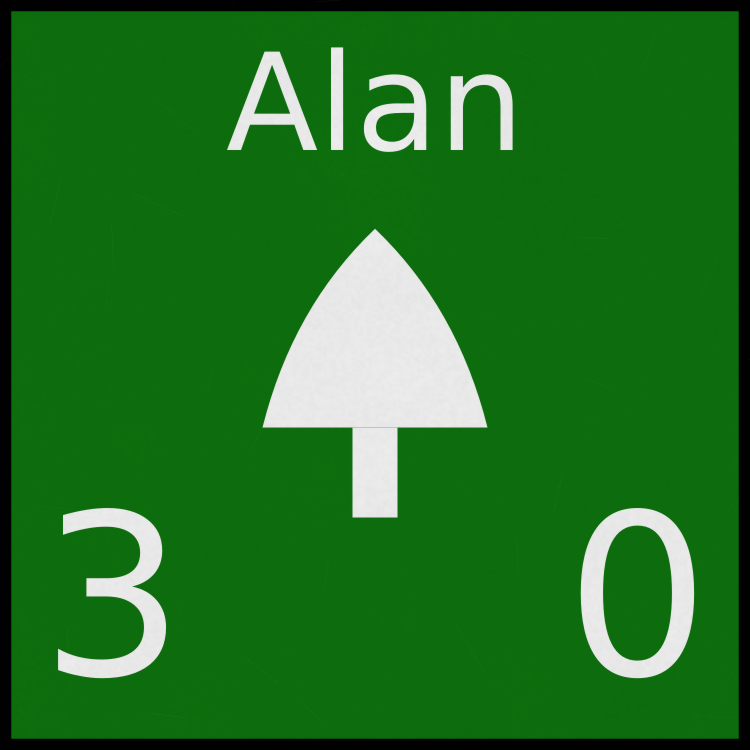
#> input picture UnityProject/Assets/Resources/Art/Counters/Normans/Alan.png, 750 x 750 px
$ python generate_counters.py
#> lines starting #> are read from the running program, lines starting #| are printed output that depends on the picture
#> in style_counter, source is the input picture: PIL image 750x750 RGBA; mean R, G, B, A 33.9, 114.3, 33.9, 255
#> in style_counter, `alpha = source.getchannel("A")`: alpha: PIL image 750x750 L; every value is 255
#!/usr/bin/env python3
"""Create restrained printed-cardboard unit art without changing the sources."""

import hashlib
import math
import random
from pathlib import Path

from PIL import Image, ImageChops, ImageDraw, ImageEnhance, ImageFilter, ImageOps, ImageStat


ROOT = Path(__file__).resolve().parents[1]
SOURCE = ROOT / "Images/Counters"
DESTINATION = ROOT / "UnityProject/Assets/Resources/Art/Counters"


def improve_ink_contrast(image):
    """Lift the darker faction inks before applying the shared paper finish."""
    median = ImageStat.Stat(image).median
#> median = [13, 108, 13]
    red = median[0] > median[1] * 2 and median[0] > median[2] * 2
#> red = False
    green = median[1] > median[0] * 1.5 and median[1] > median[2] * 1.5
#> green = True
    if not red and not green:
        return image

    red_channel, green_channel, blue_channel = image.split()
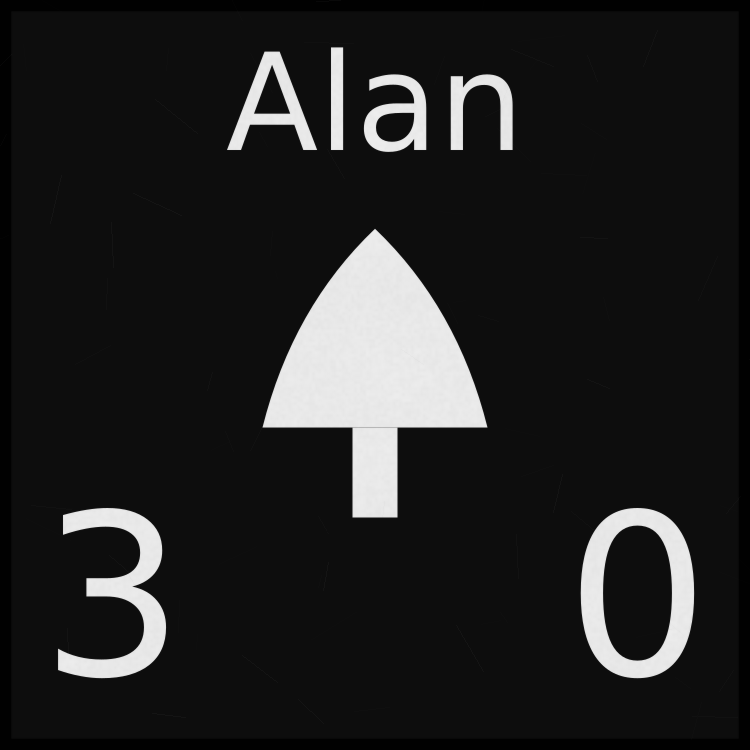
#> red_channel: PIL image 750x750 L; min 1, max 238, mean 33.9
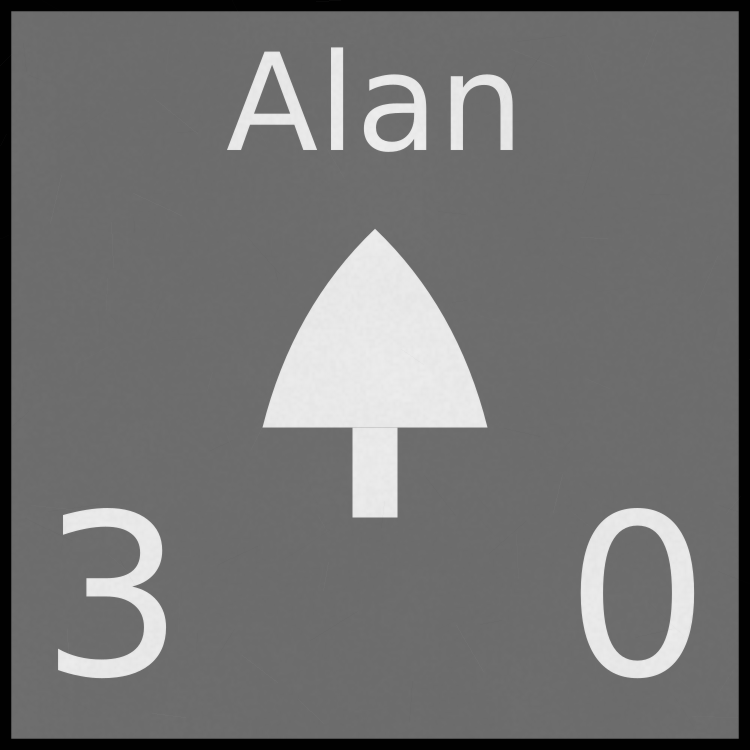
#> green_channel: PIL image 750x750 L; min 1, max 238, mean 114.3
    if red:
        dominance = ImageChops.subtract(red_channel,
                                        ImageChops.lighter(green_channel, blue_channel))
        ink = Image.new("RGB", image.size, (235, 78, 62))
    else:
        dominance = ImageChops.subtract(green_channel,
                                        ImageChops.lighter(red_channel, blue_channel))
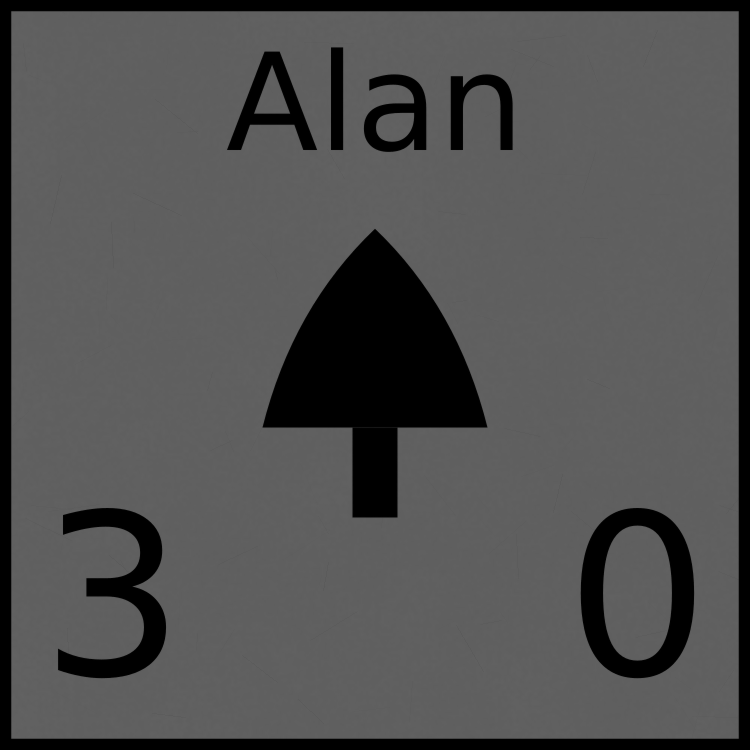
#> dominance: PIL image 750x750 L; min 0, max 98, mean 80.4
        # The supplied green is only half intensity, so normalize its mask.
        dominance = ImageEnhance.Brightness(dominance).enhance(2)
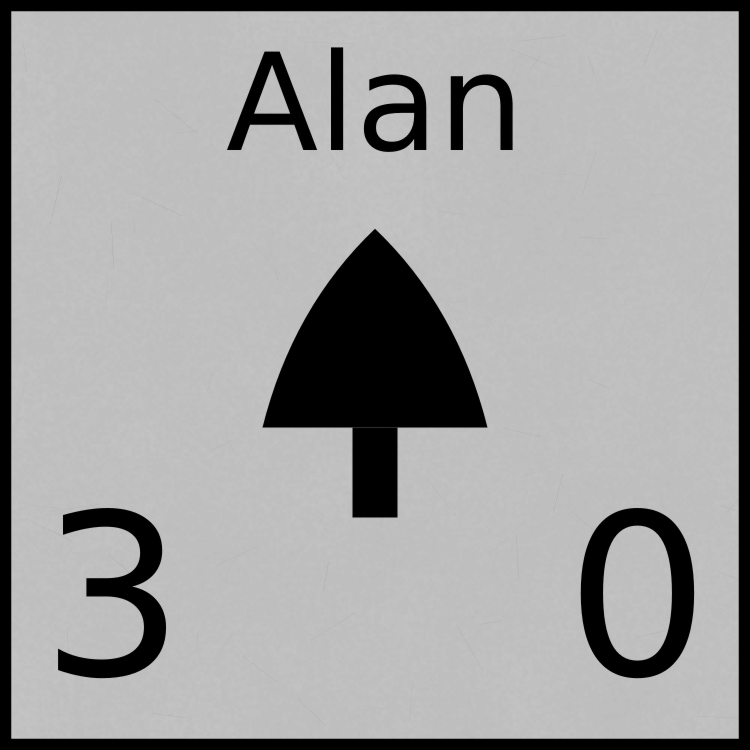
#> dominance: PIL image 750x750 L; min 0, max 196, mean 160.8
        ink = Image.new("RGB", image.size, (70, 162, 58))
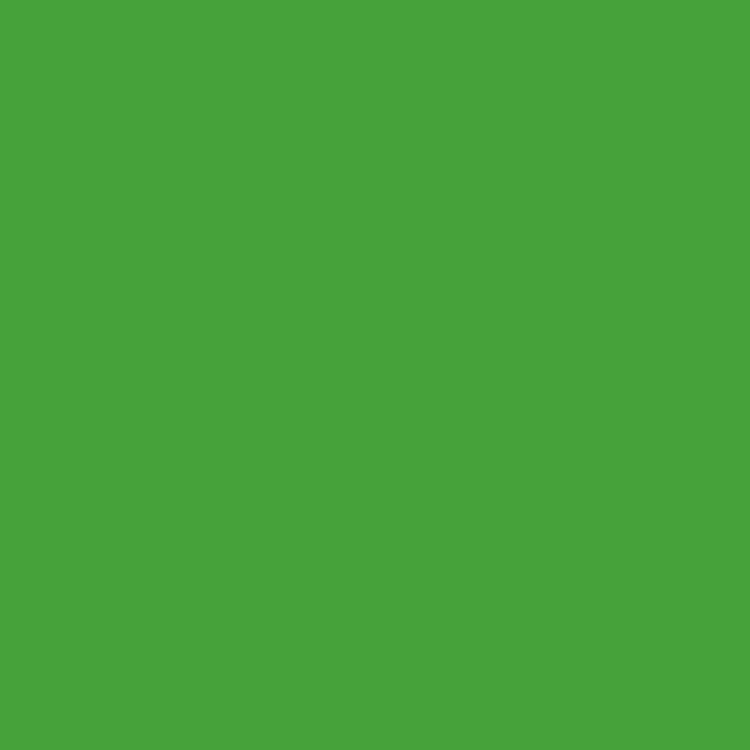
#> ink: PIL image 750x750 RGB; mean R, G, B 70, 162, 58
    return Image.composite(ink, image, dominance)
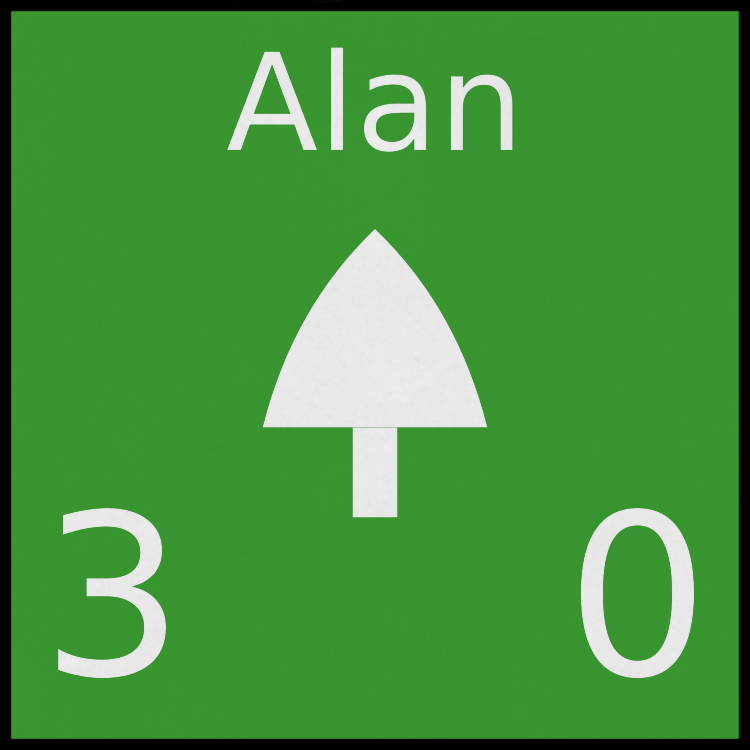
#> returned value: PIL image 750x750 RGB; mean R, G, B 69.4, 148, 62.3


def style_counter(path):
    source = Image.open(path).convert("RGBA")
    alpha = source.getchannel("A")
    image = improve_ink_contrast(source.convert("RGB"))

    # Replace flat screen primaries with the quieter ink colors of a printed
    # counter while retaining the strong faction distinctions and black type.
    image = ImageEnhance.Color(image).enhance(.82)
    image = ImageEnhance.Brightness(image).enhance(.96)
    image = ImageEnhance.Contrast(image).enhance(.97)

    width, height = image.size
#> width = 750; height = 750
#> (the run stopped early here; a loop or call above may not have finished)
